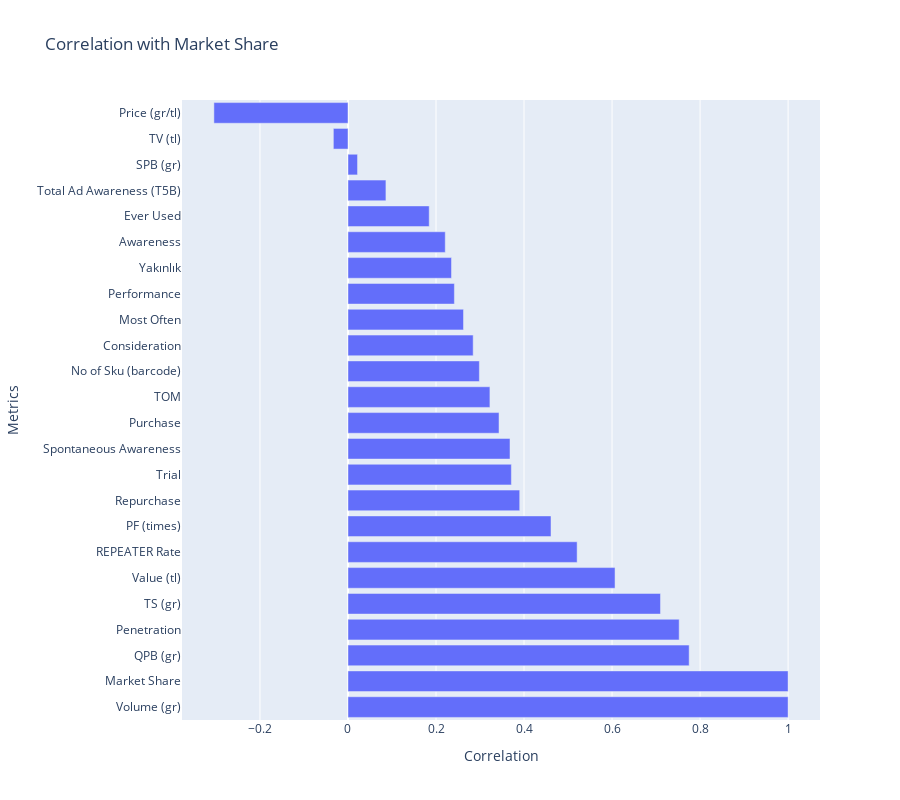

This figure's notebook cell:
### Code cell
# Now that we created our Market Share metric lets visualize its correlation with other metrics
market_share_corr = (
    pivoted.drop(["Company-Brand", "Dates"], axis=1)
    .corr()["Market Share"]
    .sort_values(ascending=False)
)

fig = px.bar(
    y=market_share_corr.index,
    x=market_share_corr.values,
    orientation="h",
    title="Correlation with Market Share",
    labels={"x": "Correlation", "y": "Metrics"},
    height=800,
)
fig.show()

### Figure 1 — Plotly figure (JSON) as saved in the notebook; plotly's stock layout.template omitted (floating-point values rounded to 4 significant figures)
{"data": [{"alignmentgroup": "True", "hovertemplate": "Correlation=%{x}<br>Metrics=%{y}<extra></extra>", "legendgroup": "", "marker": {"color": "#636efa", "pattern": {"shape": ""}}, "name": "", "offsetgroup": "", "orientation": "h", "showlegend": false, "textposition": "auto", "type": "bar", "x": [1.0, 1, 0.7752, 0.7525, 0.71, 0.6068, 0.5206, 0.4613, 0.3902, 0.3712, 0.3681, 0.3432, 0.3225, 0.2985, 0.2844, 0.2625, 0.2417, 0.2352, 0.221, 0.1846, 0.08621, 0.02167, -0.03325, -0.3047], "xaxis": "x", "y": ["Volume (gr)", "Market Share", "QPB (gr)", "Penetration", "TS (gr)", "Value (tl)", "REPEATER Rate", "PF (times)", "Repurchase", "Trial", "Spontaneous Awareness", "Purchase", "TOM", "No of Sku (barcode)", "Consideration", "Most Often", "Performance", "Yakınlık", "Awareness", "Ever Used", "Total Ad Awareness (T5B)", "SPB (gr)", "TV (tl)", "Price (gr/tl)"], "yaxis": "y"}], "layout": {"barmode": "relative", "height": 800, "legend": {"tracegroupgap": 0}, "title": {"text": "Correlation with Market Share"}, "xaxis": {"anchor": "y", "domain": [0, 1], "title": {"text": "Correlation"}}, "yaxis": {"anchor": "x", "domain": [0, 1], "title": {"text": "Metrics"}}}}
